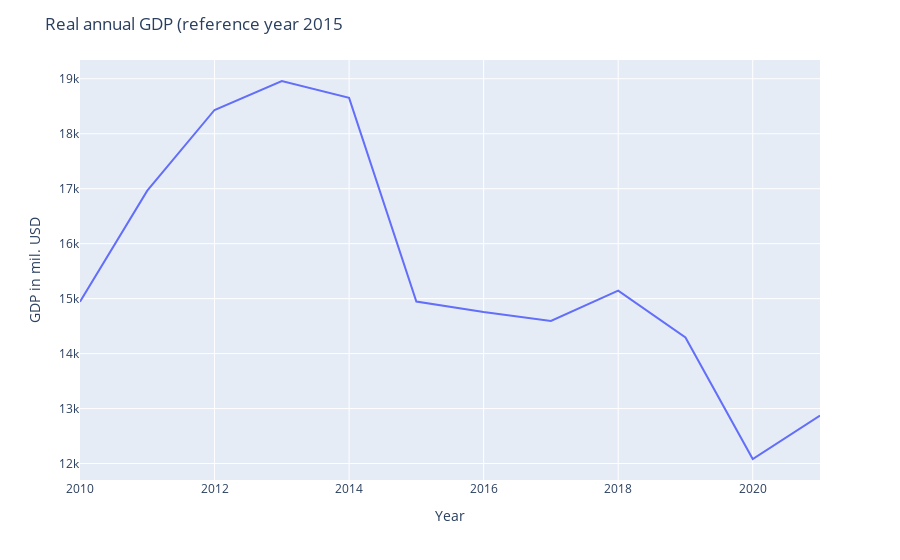

Notebook code cell kept with this figure:
### Code cell
fig11 = px.line(df_RealGDP_Ann, x = 'Year', y ="GDP in mil. USD")
fig11.update_layout(title = "Real annual GDP (reference year 2015")
fig11.show()

### Figure 1 — Plotly figure (JSON) as saved in the notebook; plotly's stock layout.template omitted (floating-point values rounded to 4 significant figures)
{"data": [{"hovertemplate": "Year=%{x}<br>GDP in mil. USD=%{y}<extra></extra>", "legendgroup": "", "line": {"color": "#636efa", "dash": "solid"}, "marker": {"symbol": "circle"}, "mode": "lines", "name": "", "orientation": "v", "showlegend": false, "type": "scatter", "x": [2010, 2011, 2012, 2013, 2014, 2015, 2016, 2017, 2018, 2019, 2020, 2021], "xaxis": "x", "y": [14940.0, 16960.0, 18430.0, 18960.0, 18650.0, 14950.0, 14760.0, 14590.0, 15140.0, 14290.0, 12080.0, 12870.0], "yaxis": "y"}], "layout": {"legend": {"tracegroupgap": 0}, "margin": {"t": 60}, "title": {"text": "Real annual GDP (reference year 2015"}, "xaxis": {"anchor": "y", "domain": [0, 1], "title": {"text": "Year"}}, "yaxis": {"anchor": "x", "domain": [0, 1], "title": {"text": "GDP in mil. USD"}}}}
